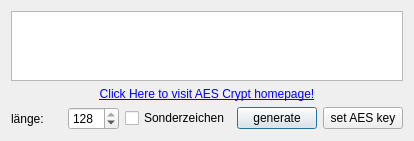
<?xml version="1.0" encoding="UTF-8"?>
<ui version="4.0">
 <class>AesKeyGenerator</class>
 <widget class="QDialog" name="AesKeyGenerator">
  <property name="geometry">
   <rect>
    <x>0</x>
    <y>0</y>
    <width>414</width>
    <height>141</height>
   </rect>
  </property>
  <property name="windowTitle">
   <string>AES Key Generator</string>
  </property>
  <layout class="QGridLayout" name="gridLayout_2">
   <item row="2" column="0">
    <layout class="QGridLayout" name="gridLayout">
     <item row="0" column="1">
      <widget class="QSpinBox" name="spinBox">
       <property name="minimum">
        <number>1</number>
       </property>
       <property name="maximum">
        <number>128</number>
       </property>
       <property name="value">
        <number>128</number>
       </property>
      </widget>
     </item>
     <item row="0" column="0">
      <widget class="QLabel" name="lblLength">
       <property name="text">
        <string>länge:</string>
       </property>
      </widget>
     </item>
     <item row="0" column="3">
      <widget class="QPushButton" name="cmdGenerate">
       <property name="text">
        <string>generate</string>
       </property>
      </widget>
     </item>
     <item row="0" column="4">
      <widget class="QPushButton" name="cmdSetAsKey">
       <property name="text">
        <string>set AES key</string>
       </property>
      </widget>
     </item>
     <item row="0" column="2">
      <widget class="QCheckBox" name="chkSoZe">
       <property name="text">
        <string>Sonderzeichen</string>
       </property>
      </widget>
     </item>
    </layout>
   </item>
   <item row="0" column="0">
    <widget class="QTextEdit" name="textEdit">
     <property name="font">
      <font>
       <family>Courier</family>
       <pointsize>9</pointsize>
      </font>
     </property>
     <property name="readOnly">
      <bool>true</bool>
     </property>
    </widget>
   </item>
   <item row="1" column="0">
    <widget class="QLabel" name="label">
     <property name="text">
      <string>&lt;a href=&quot;https://www.aescrypt.com/download/&quot;&gt;Click Here to visit AES Crypt homepage!&lt;/a&gt;</string>
     </property>
     <property name="alignment">
      <set>Qt::AlignCenter</set>
     </property>
     <property name="openExternalLinks">
      <bool>true</bool>
     </property>
    </widget>
   </item>
  </layout>
 </widget>
 <resources/>
 <connections/>
</ui>
